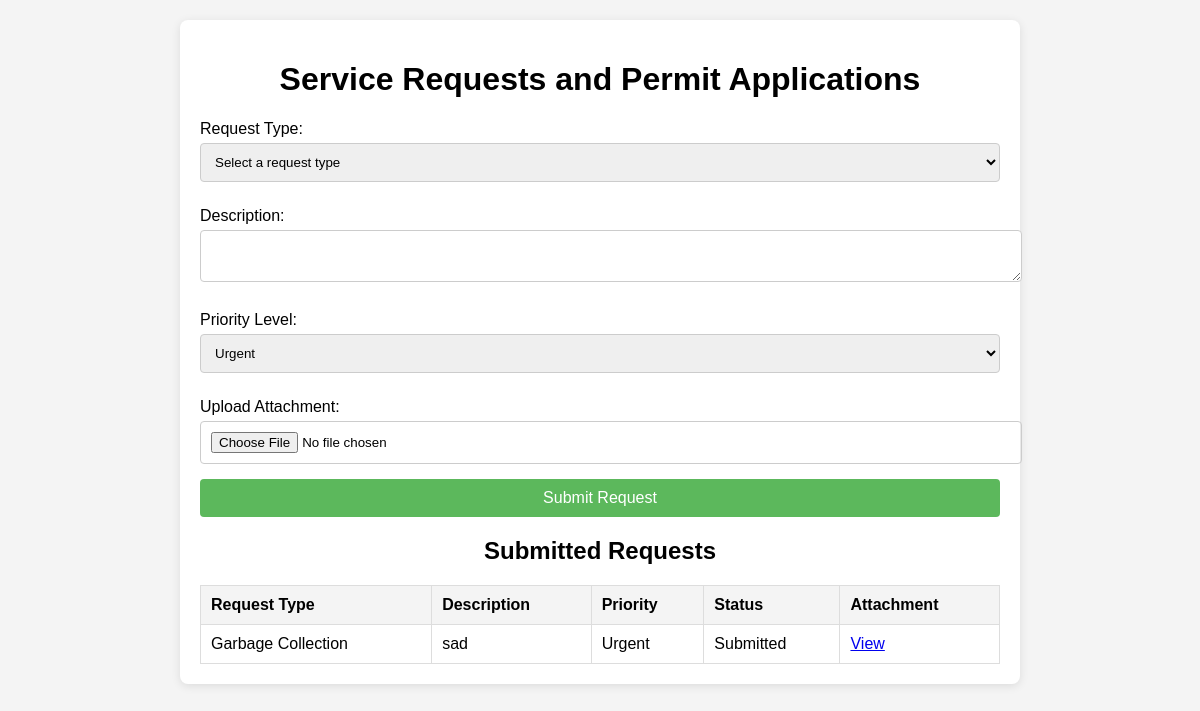
Page /request.php on the earlier database version.
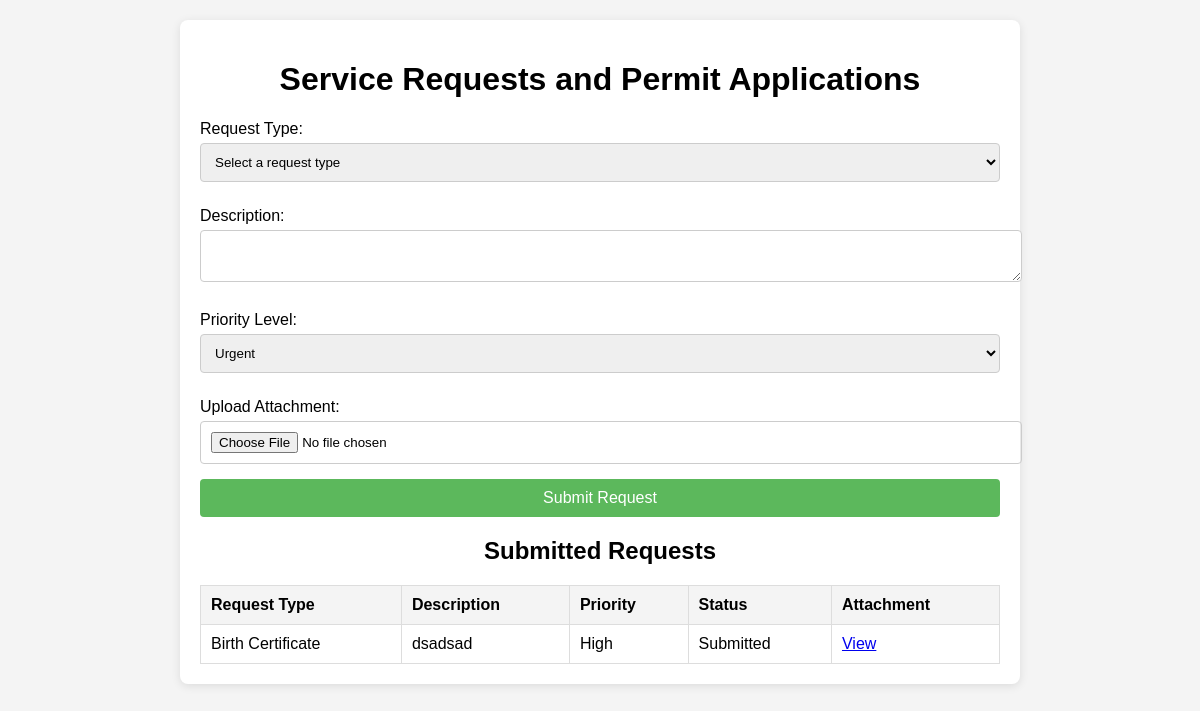
Same page on the later database version.
### tables this page shows
CREATE TABLE `requests` (
  `id` int(11) NOT NULL,
  `request_type` varchar(255) NOT NULL,
  `description` text NOT NULL,
  `priority` enum('Urgent','High','Medium','Low') NOT NULL,
  `status` varchar(50) DEFAULT 'Submitted',
  `attachment` varchar(255) DEFAULT NULL,
  `submitted_at` timestamp NOT NULL DEFAULT current_timestamp()
);

### request.php (the view, shortened to what this page needs)
<?php
$host = 'localhost';
$db = 'task_db';
$user = 'root';
$pass = '';
$conn = new mysqli($host, $user, $pass, $db);
$requests = $conn->query("SELECT * FROM requests");
?>
<!DOCTYPE html>
<html lang="en">
<head>
    <link rel="stylesheet" href="source/css/request.css">
    <link rel="stylesheet" href="source/css/main.css">
</head>
<body>
    <div class="container">
        <h1>Service Requests and Permit Applications</h1>
        <form method="POST" enctype="multipart/form-data" class="request-form">
            <label for="request_type">Request Type:</label>
            <select name="request_type" id="request_type" required>
                <option value="">Select a request type</option>
            </select>
            <label for="description">Description:</label>
            <textarea name="description" id="description" required></textarea>
            <label for="priority">Priority Level:</label>
            <select name="priority" id="priority" required>
                <option value="Urgent">Urgent</option>
            </select>
            <label for="attachment">Upload Attachment:</label>
            <input type="file" name="attachment" id="attachment" accept=".jpg, .jpeg, .png, .pdf">
            <button type="submit">Submit Request</button>
        </form>
        <h2>Submitted Requests</h2>
        <table>
            <thead>
                <tr>
                    <th>Request Type</th>
                    <th>Description</th>
                    <th>Priority</th>
                    <th>Status</th>
                    <th>Attachment</th>
                </tr>
            </thead>
            <tbody>
                <?php while ($row = $requests->fetch_assoc()): ?>
                    <tr>
                        <td><?php echo htmlspecialchars($row['request_type']); ?></td>
                        <td><?php echo htmlspecialchars($row['description']); ?></td>
                        <td><?php echo htmlspecialchars($row['priority']); ?></td>
                        <td><?php echo htmlspecialchars($row['status']); ?></td>
                        <td>
                            <?php if ($row['attachment']): ?>
                                <a href="<?php echo htmlspecialchars($row['attachment']); ?>" target="_blank">View</a>
                            <?php else: ?>
                                No attachment
                            <?php endif; ?>
                        </td>
                    </tr>
                <?php endwhile; ?>
            </tbody>
        </table>
    </div>
</body>
</html>

### source/css/request.css (style rules this page uses)
body { font-family: Arial, sans-serif; background-color: #f4f4f4; margin: 0; padding: 0; }
.container { max-width: 800px; margin: 20px auto; background: #fff; padding: 20px; border-radius: 8px; box-shadow: 0 2px 10px rgba(0, 0, 0, 0.1); }
h1, h2 { text-align: center; }
.request-form { margin-bottom: 20px; }
label { display: block; margin: 10px 0 5px; }
select, textarea, input[type="file"] { width: 100%; padding: 10px; margin-bottom: 15px; border: 1px solid #ccc; border-radius: 4px; }
button { display: block; width: 100%; padding: 10px; background-color: #5cb85c; color: white; border: none; border-radius: 4px; font-size: 16px; cursor: pointer; }
table { width: 100%; border-collapse: collapse; margin-top: 20px; }
th, td { padding: 10px; border: 1px solid #ddd; text-align: left; }
th { background-color: #f4f4f4; }

### source/css/main.css (style rules this page uses)
body { background-size: cover; background-position: center; background-repeat: no-repeats; background-attachment: fixed; animation: change 60000ms infinite ease-in-out; }

Differences in the rows shown:
changed requests "Submitted": request_type "Garbage Collection" → "Birth Certificate"; description "sad" → "dsadsad"; priority "Urgent" → "High"
